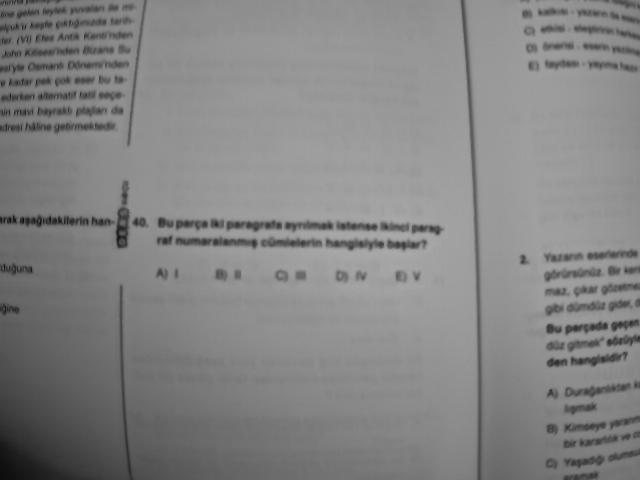
#> input picture lib/detect_chics/captured_image.jpg, 640 x 480 px, given in place of the camera
$ python _poligons.py
#> lines starting #> are read from the running program, lines starting #| are printed output that depends on the picture
import pickle
from unittest import result
import cv2
import numpy as np

# Load previously defined Regions of Interest (ROIs) polygons from a file


fileObj = open("lib/hand_detection/rectangles.p", "rb")
#> (reads lib/hand_detection/rectangles.p from the repository)
#> further down, img is the input picture: shape (480, 640, 3); min 12, max 173, mean 132.1
polygons = pickle.load(fileObj)
fileObj.close()


# Set the width and height of the webcam frame
width, height = 1080,1920

# Open a connection to the webcam
cam_id = 0
cap = cv2.VideoCapture(cam_id)  # For Webcam
cap.set(4, width)
cap.set(3, height)


# Function to warp image based on map points
def warp_image(img):
    # Get the points
    fileObj = open("lib/hand_detection/map.p", "rb")
#> (reads lib/hand_detection/map.p from the repository)
    points = pickle.load(fileObj)
    fileObj.close()

    print(points)
    # Explicitly convert the points to type numpy.float32
    points = points.astype(np.float32)

    # Compute the perspective transform matrix
    M = cv2.getPerspectiveTransform(points, np.array([[0, 0], [width, 0], [width, height], [0, height]], dtype=np.float32))

    # Apply the perspective transform
    result = cv2.warpPerspective(img, M, ( height,width))
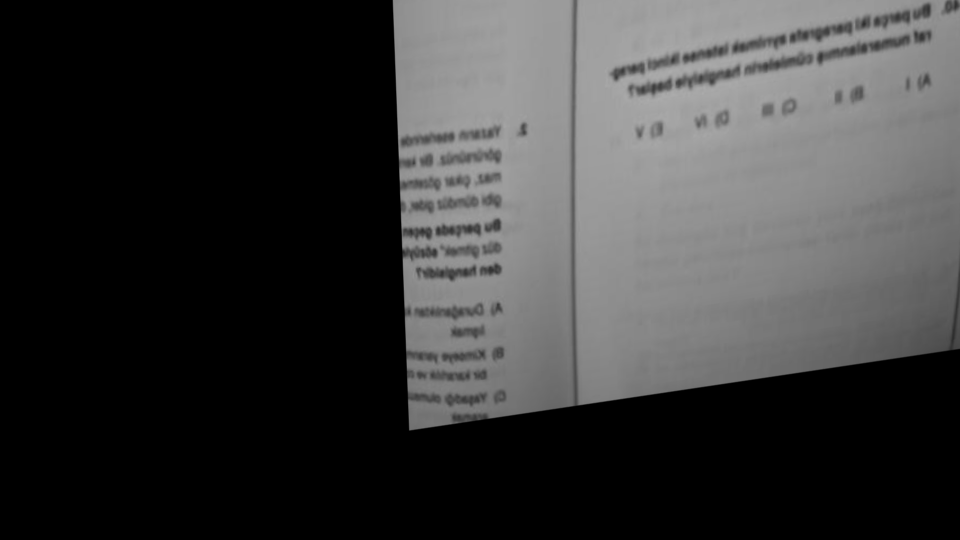
#> result: shape (1080, 1920, 3) (shown at 1/2 size); min 0, max 173, mean 56.7
    cv2.imshow("Transformed Image", cv2.resize(result, (600, 900)))
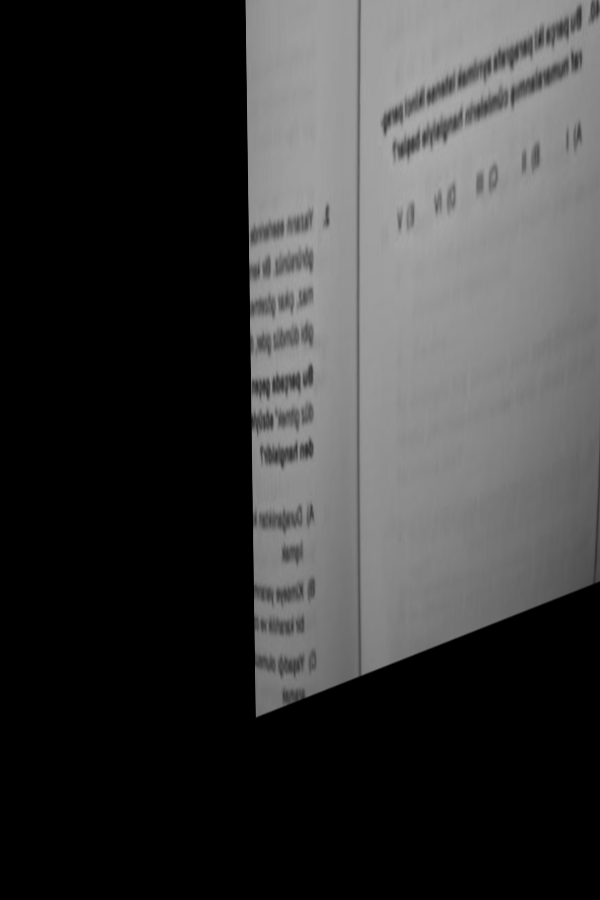
#> window 'Transformed Image': shape (900, 600, 3); min 0, max 172, mean 56.7

    # Rotate the result to the right
    #result = cv2.rotate(result, cv2.ROTATE_90_CLOCKWISE)
    #mirrored_result = cv2.flip(result, 1)

    # Display the result

    return result, M

# Function to handle mouse events (used to mark points for polygons)


while True:
    # Read a frame from the webcam
    success, img = cap.read()
    imgWarped, _ = warp_image(img)

    key = cv2.waitKey(1)
#> (key q is pressed here)


    # If the "q" key is pressed, save the polygons and exit the loop
    if key == ord("q"):
        break

    overlay = imgWarped.copy()
    # Draw the collected polygons on the image
    for polygon, name in polygons:
        cv2.polylines(imgWarped, [np.array(polygon)], isClosed=True, color=(0, 255, 0), thickness=2)
        cv2.fillPoly(overlay, [np.array(polygon)], (0, 255, 0))

    cv2.addWeighted(overlay, 0.35, imgWarped, 0.65, 0, imgWarped)

    # Display the image with marked polygons
    cv2.imshow("Warped Image", cv2.flip(imgWarped, 1))
    cv2.imshow("Original Image", img)
# Release the video capture object and close all windows
cap.release()
cv2.destroyAllWindows()
